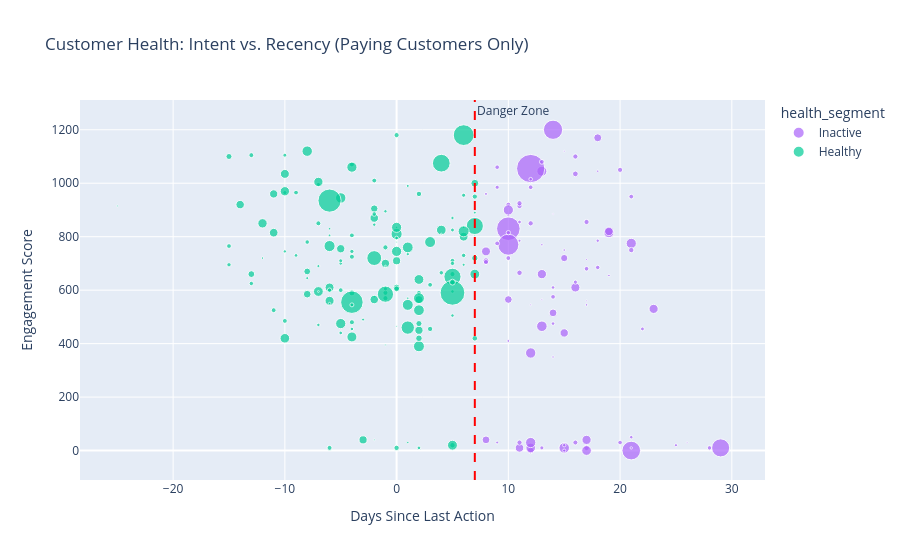

The notebook cell this image was saved under:
### Code cell
# Churn Risk: Intent Score vs. Recency
df_churn = con.execute("""
    SELECT 
        intent_score, 
        days_since_last_action, 
        mrr,
        org_size,
        health_segment
    FROM fct_pql_master
    WHERE mrr > 0  -- Focus only on paying customers
""").df()

fig = px.scatter(
    df_churn, 
    x="days_since_last_action", 
    y="intent_score", 
    size="mrr", 
    color="health_segment",
    hover_name="org_size",
    title="Customer Health: Intent vs. Recency (Paying Customers Only)",
    labels={"days_since_last_action": "Days Since Last Action", "intent_score": "Engagement Score"},
    color_discrete_map={"Healthy": "#00CC96", "Churn Risk - Inactive": "#EF553B", "Churn Risk - Frustrated": "#AB63FA"}
)

# Add a vertical line at 7 days to show the "Danger Zone"
fig.add_vline(x=7, line_dash="dash", line_color="red", annotation_text="Danger Zone")

fig.show()

### Figure 1 — Plotly figure (JSON) as saved in the notebook; plotly's stock layout.template omitted (floating-point values rounded to 4 significant figures; data arrays with more than 128 entries replaced by an {"elided": "..."} marker saying what was removed)
{"data": [{"hovertemplate": "<b>%{hovertext}</b><br><br>health_segment=Inactive<br>Days Since Last Action=%{x}<br>Engagement Score=%{y}<br>mrr=%{marker.size}<extra></extra>", "hovertext": ["Mid-Market", "Enterprise", "Mid-Market", "SMB", "SMB", "SMB", "Enterprise", "Enterprise", "Mid-Market", "Mid-Market", "SMB", "Mid-Market", "SMB", "SMB", "Mid-Market", "SMB", "SMB", "SMB", "SMB", "SMB", "SMB", "SMB", "SMB", "Mid-Market", "SMB", "Enterprise", "Mid-Market", "SMB", "Mid-Market", "SMB", "SMB", "SMB", "Mid-Market", "Mid-Market", "Mid-Market", "SMB", "SMB", "SMB", "Mid-Market", "SMB", "SMB", "SMB", "Mid-Market", "Mid-Market", "SMB", "Enterprise", "SMB", "SMB", "SMB", "SMB", "SMB", "Enterprise", "SMB", "SMB", "Mid-Market", "Mid-Market", "SMB", "SMB", "SMB", "Mid-Market", "Enterprise", "SMB", "SMB", "SMB", "SMB", "SMB", "SMB", "Mid-Market", "SMB", "SMB", "SMB", "SMB", "Mid-Market", "SMB", "SMB", "Mid-Market", "SMB", "SMB", "SMB", "Mid-Market", "SMB", "SMB", "Mid-Market", "Mid-Market", "Mid-Market", "Mid-Market", "SMB", "SMB", "SMB", "SMB", "SMB", "Mid-Market"], "legendgroup": "Inactive", "marker": {"color": "#ab63fa", "size": [706.4, 4895.0, 372.3, 120.3, 239.7, 24.7, 3069.0, 3911.0, 739.3, 947.4, 78.9, 726.5, 168.9, 128.8, 535.2, 249.1, 59.97, 75.33, 28.41, 99.67, 88.98, 28.49, 193.1, 559.0, 149.1, 2874.0, 969.8, 176.8, 800.7, 263.3, 26.84, 112.8, 915.0, 978.9, 519.9, 184.1, 195.3, 29.02, 877.9, 212.4, 87.04, 51.38, 884.4, 649.6, 24.88, 7039.0, 113.8, 50.87, 190.3, 52.1, 24.76, 3264.0, 76.96, 174.0, 538.6, 319.7, 200.2, 202.8, 231.7, 826.6, 617.5, 116.2, 50.44, 258.6, 104.7, 224.0, 243.1, 464.1, 53.55, 29.1, 78.52, 186.8, 243.2, 154.1, 236.3, 761.6, 58.47, 25.99, 237.0, 264.0, 153.0, 108.8, 923.7, 289.9, 927.2, 650.4, 210.9, 200.3, 49.7, 240.2, 72.32, 747.8], "sizemode": "area", "sizeref": 17.6, "symbol": "circle"}, "mode": "markers", "name": "Inactive", "orientation": "v", "showlegend": true, "type": "scatter", "x": [8, 10, 12, 11, 17, 17, 21, 10, 23, 12, 10, 16, 10, 22, 14, 11, 15, 9, 13, 18, 25, 13, 14, 18, 13, 29, 15, 28, 12, 17, 15, 14, 21, 13, 10, 20, 12, 12, 19, 10, 15, 14, 13, 11, 26, 12, 14, 18, 17, 17, 14, 14, 11, 18, 8, 8, 21, 13, 8, 17, 15, 12, 21, 21, 15, 16, 11, 15, 19, 17, 8, 9, 12, 9, 11, 13, 15, 13, 20, 11, 16, 21, 10, 16, 12, 19, 10, 9, 13, 16, 10, 17], "xaxis": "x", "y": [745, 830, 0, 855, 855, 560, 0, 770, 530, 365, 880, 610, 815, 455, 515, 915, 0, 30, 660, 785, 20, 1075, 575, 1170, 10, 10, 10, 10, 10, 10, 1120, 610, 775, 465, 565, 30, 985, 545, 815, 920, 0, 350, 1045, 10, 30, 1055, 475, 1045, 680, 545, 885, 1200, 785, 685, 40, 710, 950, 1080, 705, 0, 440, 1015, 10, 750, 20, 30, 925, 720, 655, 715, 960, 1060, 850, 985, 30, 660, 750, 565, 1050, 665, 630, 50, 900, 1035, 30, 820, 720, 775, 770, 1100, 410, 40], "yaxis": "y"}, {"hovertemplate": "<b>%{hovertext}</b><br><br>health_segment=Healthy<br>Days Since Last Action=%{x}<br>Engagement Score=%{y}<br>mrr=%{marker.size}<extra></extra>", "hovertext": {"elided": "149 str values"}, "legendgroup": "Healthy", "marker": {"color": "#00CC96", "size": {"elided": "149 float values"}, "sizemode": "area", "sizeref": 17.6, "symbol": "circle"}, "mode": "markers", "name": "Healthy", "orientation": "v", "showlegend": true, "type": "scatter", "x": {"elided": "149 int values"}, "xaxis": "x", "y": {"elided": "149 int values"}, "yaxis": "y"}], "layout": {"annotations": [{"showarrow": false, "text": "Danger Zone", "x": 7, "xanchor": "left", "xref": "x", "y": 1, "yanchor": "top", "yref": "y domain"}], "legend": {"itemsizing": "constant", "title": {"text": "health_segment"}, "tracegroupgap": 0}, "shapes": [{"line": {"color": "red", "dash": "dash"}, "type": "line", "x0": 7, "x1": 7, "xref": "x", "y0": 0, "y1": 1, "yref": "y domain"}], "title": {"text": "Customer Health: Intent vs. Recency (Paying Customers Only)"}, "xaxis": {"anchor": "y", "domain": [0, 1], "title": {"text": "Days Since Last Action"}}, "yaxis": {"anchor": "x", "domain": [0, 1], "title": {"text": "Engagement Score"}}}}
